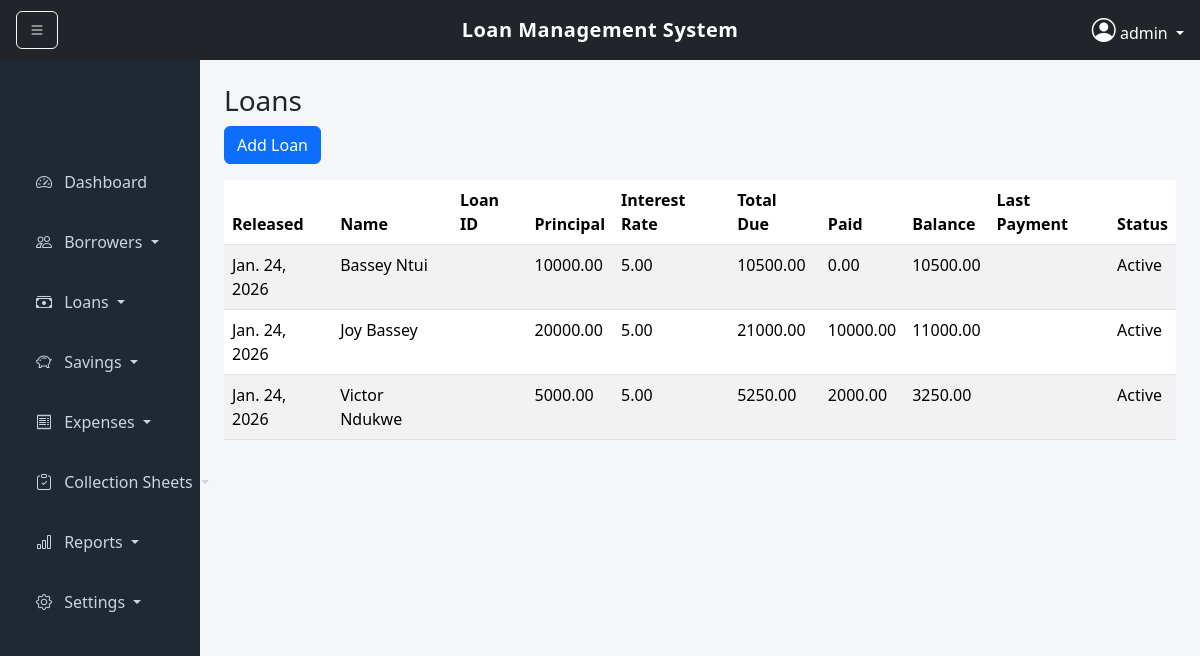
Page /loans/ (signed in) on the committed database.
### core/models.py (models this page shows, shortened)
class Loan(models.Model):
    STATUS_CHOICES = [
        ('Active', 'Active'),
        ('Overdue', 'Overdue'),
        ('PAR30', 'PAR30'),
        ('Closed', 'Closed'),
    ]
    organization = models.ForeignKey('Organization', on_delete=models.CASCADE)
    branch = models.ForeignKey('Branch', on_delete=models.CASCADE, null=True)
    borrower = models.ForeignKey('Borrower', on_delete=models.CASCADE, null=True)
    officer = models.ForeignKey('LoanOfficer', on_delete=models.CASCADE, null=True)
    principal = models.DecimalField(
        max_digits=12,
        decimal_places=2,
        validators=[MinValueValidator(Decimal('0.01'))]
    )
    interest_rate = models.DecimalField(
        max_digits=5,
        decimal_places=2,
        default=0,
        validators=[MinValueValidator(Decimal('0.00'))]
    )
    fees = models.DecimalField(
        max_digits=12,
        decimal_places=2,
        default=0,
        validators=[MinValueValidator(Decimal('0.00'))]
    )
    penalty = models.DecimalField(
        max_digits=12,
        decimal_places=2,
        default=0,
        validators=[MinValueValidator(Decimal('0.00'))]
    )
    tenure = models.PositiveIntegerField(
        default=30,  # in days
        validators=[MinValueValidator(1)]
    )
    status = models.CharField(max_length=10, choices=STATUS_CHOICES, default='Active')
    disbursed_date = models.DateField(default=now)
    maturity = models.DateField(blank=True, null=True)
    paid = models.DecimalField(
        max_digits=12,
        decimal_places=2,
        default=0,
        validators=[MinValueValidator(Decimal('0.00'))]
    )
    last_payment_date = models.DateField(blank=True, null=True)
    @property
    def interest(self):
        return (self.principal * self.interest_rate / Decimal('100')).quantize(Decimal('0.01'))
    @property
    def total_due(self):
        return (self.principal + self.interest + self.fees + self.penalty).quantize(Decimal('0.01'))
    @property
    def balance(self):
        return (self.total_due - self.paid).quantize(Decimal('0.01'))

class Borrower(models.Model):
    STATUS_CHOICES = [
        ('Active', 'Active'),
        ('Inactive', 'Inactive'),
        ('Delinquent', 'Delinquent'),
    ]
    organization = models.ForeignKey('Organization', on_delete=models.CASCADE)
    branch = models.ForeignKey('Branch', on_delete=models.CASCADE)
    full_name = models.CharField(max_length=200)
    business = models.CharField(max_length=200, blank=True, null=True)
    unique_id = models.CharField(max_length=50, unique=True)
    mobile = models.CharField(max_length=20, blank=True, null=True)
    email = models.EmailField(blank=True, null=True)
    status = models.CharField(max_length=12, choices=STATUS_CHOICES, default='Active')

### core/views.py (the view)
# urls.py: path('loans/', views.loans_view, name='loans'),
@login_required
def loans_view(request):
    organization = request.user.loanofficer.organization
    loans = Loan.objects.filter(organization=organization)
    borrowers = Borrower.objects.filter(organization=organization)
    branches = organization.branch_set.all()
    return render(request, 'loans.html', {'loans': loans, 'borrowers': borrowers, 'branches': branches})

### core/templates/loans.html
{% extends 'base.html' %}
{% block content %}
<h3>Loans</h3>
<a href="{% url 'add_loan' %}" class="btn btn-primary mb-3">Add Loan</a>
<table class="table table-striped">
  <thead>
    <tr>
      <th>Released</th>
      <th>Name</th>
      <th>Loan ID</th>
      <th>Principal</th>
      <th>Interest Rate</th>
      <th>Total Due</th>
      <th>Paid</th>
      <th>Balance</th>
      <th>Last Payment</th>
      <th>Status</th>
    </tr>
  </thead>
  <tbody>
    {% for l in loans %}
    <tr>
      <td>{{ l.disbursed_date }}</td>
      <td>{{ l.borrower.full_name }}</td>
      <td>{{ l.loan_id }}</td>
      <td>{{ l.principal }}</td>
      <td>{{ l.interest_rate }}</td>
      <td>{{ l.total_due }}</td>
      <td>{{ l.paid }}</td>
      <td>{{ l.balance }}</td>
      <td>{{ l.last_payment }}</td>
      <td>{{ l.status }}</td>
    </tr>
    {% endfor %}
  </tbody>
</table>
{% endblock %}

### core/templates/base.html (shortened to what this page needs)
<!DOCTYPE html>
<html lang="en">
  <head>
    <link href="https://cdn.jsdelivr.net/npm/bootstrap@5.3.2/dist/css/bootstrap.min.css" rel="stylesheet">
    <link href="https://cdn.jsdelivr.net/npm/bootstrap-icons@1.11.1/font/bootstrap-icons.css" rel="stylesheet">
  </head>
  <body>
    <nav class="navbar navbar-dark bg-dark topbar px-3 position-relative">
      <button class="btn btn-outline-light me-2" id="toggleSidebar">
        <i class="bi bi-list"></i>
      </button>
      <span class="navbar-brand project-title">
        Loan Management System
      </span>
      <div class="dropdown ms-auto">
        <a class="text-white dropdown-toggle text-decoration-none" href="#" data-bs-toggle="dropdown">
          <i class="bi bi-person-circle fs-4"></i>
          {{ request.user.username }}
        </a>
      </div>
    </nav>
    <div class="container-fluid">
      <div class="row">
        <div id="sidebar" class="col-md-3 col-lg-2 sidebar p-3">
          <div class="nav flex-column sidebar-menu">
            <a href="/" class="nav-link">
              <i class="bi bi-speedometer2 me-2"></i> Dashboard
            </a>
            <div class="nav-item dropdown">
              <a class="nav-link dropdown-toggle" href="#" data-bs-toggle="collapse" data-bs-target="#borrowersMenu">
                <i class="bi bi-people me-2"></i> Borrowers
              </a>
            </div>
            <div class="nav-item dropdown">
              <a class="nav-link dropdown-toggle" href="#" data-bs-toggle="collapse" data-bs-target="#loansMenu">
                <i class="bi bi-cash-stack me-2"></i> Loans
              </a>
            </div>
            <div class="nav-item dropdown">
              <a class="nav-link dropdown-toggle" href="#" data-bs-toggle="collapse" data-bs-target="#savingsMenu">
                <i class="bi bi-piggy-bank me-2"></i> Savings
              </a>
            </div>
            <div class="nav-item dropdown">
              <a class="nav-link dropdown-toggle" href="#" data-bs-toggle="collapse" data-bs-target="#expensesMenu">
                <i class="bi bi-receipt me-2"></i> Expenses
              </a>
            </div>
            <div class="nav-item dropdown">
              <a class="nav-link dropdown-toggle" href="#" data-bs-toggle="collapse" data-bs-target="#collectionsMenu">
                <i class="bi bi-clipboard-check me-2"></i> Collection Sheets
              </a>
            </div>
            <div class="nav-item dropdown">
              <a class="nav-link dropdown-toggle" href="#" data-bs-toggle="collapse" data-bs-target="#reportsMenu">
                <i class="bi bi-bar-chart me-2"></i> Reports
              </a>
            </div>
            <div class="nav-item dropdown">
              <a class="nav-link dropdown-toggle" href="#" data-bs-toggle="collapse" data-bs-target="#settingsMenu">
                <i class="bi bi-gear me-2"></i> Settings
              </a>
            </div>
          </div>
        </div>
        <div id="content" class="col content">
          {% block content %}{% endblock %}
        </div>
      </div>
    </div>
  </body>
</html>

### core/templates/base.html (style rules this page uses)
body { background-color: #f4f6f9; }
.topbar { height: 60px; }
.project-title { position: absolute; left: 50%; transform: translateX(-50%); font-weight: 600; letter-spacing: 0.5px; }
.sidebar { min-height: 100vh; background-color: #1f2933; transition: all 0.3s ease; }
.sidebar .nav-link { color: #cbd5e1; padding: 14px 20px; margin-bottom: 8px; border-radius: 6px; }
.sidebar-menu { padding-top: 80px; }
.content { padding: 24px; transition: margin-left 0.3s ease; }

### rows in the picture
Loan: disbursed_date "Jan. 24, 2026", borrower.full_name "Bassey Ntui", principal "10000.00", interest_rate "5.00", total_due "10500.00", paid "0.00", balance "10500.00", status "Active"
Loan: disbursed_date "Jan. 24, 2026", borrower.full_name "Joy Bassey", principal "20000.00", interest_rate "5.00", total_due "21000.00", paid "10000.00", balance "11000.00", status "Active"
Loan: disbursed_date "Jan. 24, 2026", borrower.full_name "Victor Ndukwe", principal "5000.00", interest_rate "5.00", total_due "5250.00", paid "2000.00", balance "3250.00", status "Active"

### other values in the picture
{{ request.user.username }} "admin"
